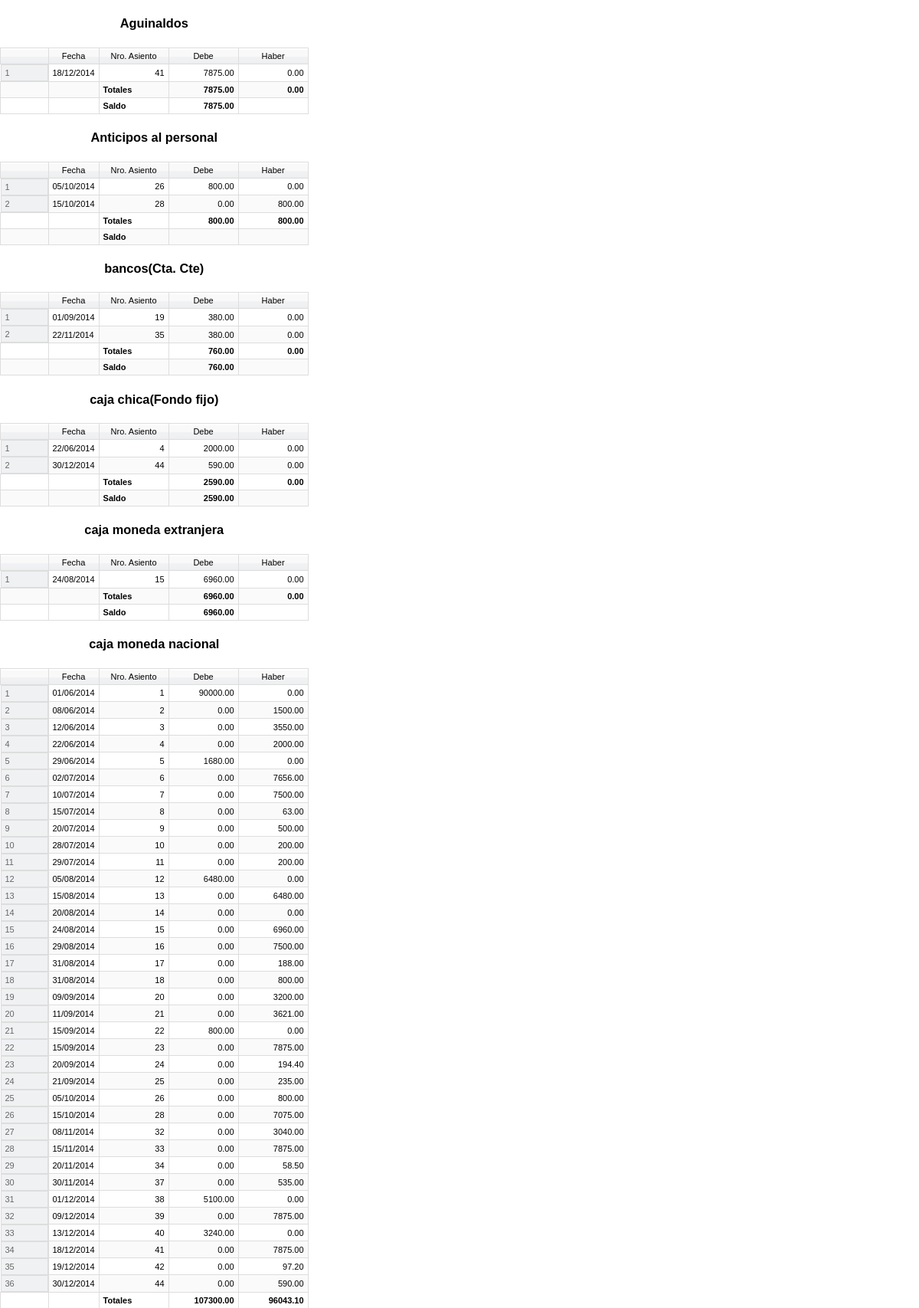
The page /view/mayorVIEW.php (signed in, upper part) on the database its author committed.
### tables this page shows
CREATE TABLE `librodiariodetalle` (
  `id` int(11) NOT NULL,
  `id_cuenta` int(11) NOT NULL,
  `debe` decimal(12,2) NOT NULL,
  `haber` decimal(12,2) NOT NULL,
  `id_diario` int(11) NOT NULL
);

CREATE TABLE `librodiario` (
  `id` int(11) NOT NULL,
  `fecha` date NOT NULL,
  `descripcion` text NOT NULL,
  `tipo_asiento` varchar(15) NOT NULL
);

### controller/readMayor.php (called while the page is built, shortened)
<?php
include_once 'functions.php';
$arrayCuenta = CuentaDao::recoverAllOrderCuenta();
$arrayLibroMayor=array();
for ($i = 0; $i < count($arrayCuenta); $i++) {
    $arrayAsientos = DiarioDetalleDao::recoverMayorByIdCuenta($arrayCuenta[$i]['id']);
}
?>

### dao/rb.php (called while the page is built, shortened)
<?php
class RedBean_Driver_PDO implements RedBean_Driver {
    protected $dsn;
    protected $debug = false;
    protected $logger = NULL;
    protected $pdo;
    protected $rs;
    protected $connectInfo = array();
    protected $isConnected = false;
    public function __construct($dsn, $user = null, $pass = null) {
        if ($dsn instanceof PDO) {
            $this->pdo = $dsn;
            $this->isConnected = true;
            $this->pdo->setAttribute(1002, 'SET NAMES utf8');
            $this->pdo->setAttribute(PDO::ATTR_ERRMODE, PDO::ERRMODE_EXCEPTION);
            $this->pdo->setAttribute(PDO::ATTR_DEFAULT_FETCH_MODE, PDO::FETCH_ASSOC);
            $this->dsn = $this->getDatabaseType();
        } else {
            $this->dsn = $dsn;
            $this->connectInfo = array('pass' => $pass, 'user' => $user);
        }
    }
    public function connect() {
        if ($this->isConnected)
            return;
        $user = $this->connectInfo['user'];
        $pass = $this->connectInfo['pass'];
        $this->pdo = new PDO(
                        $this->dsn,
                        $user,
                        $pass,
                        array(1002 => 'SET NAMES utf8',
                            PDO::ATTR_ERRMODE => PDO::ERRMODE_EXCEPTION,
                            PDO::ATTR_DEFAULT_FETCH_MODE => PDO::FETCH_ASSOC,
                        )
        );
        $this->pdo->setAttribute(PDO::ATTR_STRINGIFY_FETCHES, true);
        $this->isConnected = true;
    }
    protected function runQuery($sql, $aValues) {
        try {
            if (strpos('pgsql', $this->dsn) === 0) {
                $s = $this->pdo->prepare($sql, array(PDO::PGSQL_ATTR_DISABLE_NATIVE_PREPARED_STATEMENT => true));
            } else {
                $s = $this->pdo->prepare($sql);
            }
            $s->execute();
            if ($s->columnCount()) {
                $this->rs = $s->fetchAll();
            }
            else {
                $this->rs = array();
            }
        } catch (PDOException $e) {
            $err = $e->getMessage();
            if ($this->debug && $this->logger)
                $this->logger->log('An error occurred: ' . $err);
            $x = new RedBean_Exception_SQL($err, 0);
            $x->setSQLState($e->getCode());
            throw $x;
        }
    }
    public function GetAll($sql, $aValues = array()) {
        $this->runQuery($sql, $aValues);
        return $this->rs;
    }
}
class RedBean_Adapter_DBAdapter extends RedBean_Observable implements RedBean_Adapter {
    private $db = null;
    public function __construct($database) {
        $this->db = $database;
    }
    public function get($sql, $aValues = array()) {
        return $this->db->GetAll($sql, $aValues);
    }
}
class RedBean_OODB extends RedBean_Observable {
    protected $isFrozen = false;
    public function isFrozen() {
        return (bool) $this->isFrozen;
    }
}
class RedBean_ToolBox {
    protected $oodb;
    protected $writer;
    protected $adapter;
    public function __construct(RedBean_OODB $oodb, RedBean_Adapter $adapter, RedBean_QueryWriter $writer) {
        $this->oodb = $oodb;
        $this->adapter = $adapter;
        $this->writer = $writer;
        return $this;
    }
    public function getWriter() {
        return $this->writer;
    }
    public function getRedBean() {
        return $this->oodb;
    }
    public function getDatabaseAdapter() {
        return $this->adapter;
    }
}
class RedBean_Facade {
    public static $toolbox;
    public static $redbean;
    public static $writer;
    public static $adapter;
    public static $associationManager;
    public static function getAll($sql, $values = array()) {
        return self::query('get', $sql, $values);
    }
    private static function query($method, $sql, $values) {
        if (!self::$redbean->isFrozen()) {
            try {
                $rs = RedBean_Facade::$adapter->$method($sql, $values);
            } catch (RedBean_Exception_SQL $e) {
                if (self::$writer->sqlStateIn($e->getSQLState(), array(
                            RedBean_QueryWriter::C_SQLSTATE_NO_SUCH_COLUMN,
                            RedBean_QueryWriter::C_SQLSTATE_NO_SUCH_TABLE)
                )) {
                    return array();
                } else {
                    throw $e;
                }
            }
            return $rs;
        } else {
            return RedBean_Facade::$adapter->$method($sql, $values);
        }
    }
    public static function configureFacadeWithToolbox(RedBean_ToolBox $tb) {
        $oldTools = self::$toolbox;
        self::$toolbox = $tb;
        self::$writer = self::$toolbox->getWriter();
        self::$adapter = self::$toolbox->getDatabaseAdapter();
        self::$redbean = self::$toolbox->getRedBean();
        self::$associationManager = new RedBean_AssociationManager(self::$toolbox);
        self::$redbean->setAssociationManager(self::$associationManager);
        $helper = new RedBean_ModelHelper();
        self::$redbean->addEventListener('update', $helper);
        self::$redbean->addEventListener('open', $helper);
        self::$redbean->addEventListener('delete', $helper);
        self::$associationManager->addEventListener('delete', $helper);
        self::$redbean->addEventListener('after_delete', $helper);
        self::$redbean->addEventListener('after_update', $helper);
        self::$redbean->addEventListener('dispense', $helper);
        return $oldTools;
    }
}

### dao/cuentaDAO.php (called while the page is built, shortened)
<?php
class CuentaDao {
     public static function recoverAllOrderCuenta() {
        $arrayCuenta = R::getAll("SELECT * FROM cuenta WHERE status='publicado' ORDER BY nombre ASC");
        return($arrayCuenta);
    }
}
?>

### dao/diarioDetalleDAO.php (called while the page is built, shortened)
<?php
class DiarioDetalleDao {
     public static function recoverMayorByIdCuenta($id) {
        $sql = "SELECT *,ld.id AS iddiario FROM librodiariodetalle AS ldd, librodiario AS ld";
        $sql.=" WHERE ld.id=ldd.id_diario AND ldd.id_cuenta = " . $id ." ORDER BY ld.fecha ASC";
        $arrayAsientosDiarioDetalle = R::getAll($sql);
        return($arrayAsientosDiarioDetalle);
    }
}
?>

### controller/functions.php (called while the page is built, shortened)
<?php
function convertDateMySQLToExt($date) {
    $arrayDate = explode("-", $date);
    $newDate = $arrayDate[2] . "/" . $arrayDate[1] . "/" . $arrayDate[0];
    return $newDate;
}
function toDecimal($number) {
    $arrayNumber = explode(".", $number);
    if (count($arrayNumber) == 1) {
        return $number . ".00";
    } else {
        if (strlen($arrayNumber[1]) == 1) {
            return $number . "0";
        }
    }
    return $number;
}
?>

### view/mayorVIEW.php (the view, shortened to what this page needs)
<?php
include_once '../controller/readMayor.php';
?>
<!DOCTYPE html>
<html>
    <head>
        <link rel="stylesheet" type="text/css" href="../css/view.css"/>
    </head>
    <body>
        <div class="table-ext">
            <?php
            for ($i = 0; $i < count($arrayLibroMayor); $i++) {
                $asientos = $arrayLibroMayor[$i]['asientos'];
                if (count($asientos) > 0) {
                    ?>
                    <table>
                        <caption><h3><?php echo $arrayLibroMayor[$i]['cuenta'] ?></h3></caption>
                        <tr><th></th><th>Fecha</th><th>Nro. Asiento</th><th>Debe</th><th>Haber</th></tr>
                        <?php
                        $sumDebe = 0.00;
                        $sumHaber = 0.00;
                        for ($k = 0; $k < count($asientos); $k++) {
                            echo "<tr><td class='number'>" . ($k + 1) . "</td><td><div>" . convertDateMySQLToExt($asientos[$k]['fecha']) . "</div></td><td><div class='decimal'>" . $asientos[$k]['iddiario'] . "</div></td><td><div class='decimal'>" . toDecimal($asientos[$k]['debe']) . "</div></td><td><div class='decimal'>" . toDecimal($asientos[$k]['haber']) . "</div></td></tr>";
                            $sumDebe+=$asientos[$k]['debe'];
                            $sumHaber+=$asientos[$k]['haber'];
                        }
                        $totalSaldoDebe = "";
                        $totalSaldoHaber = "";
                        if ($sumDebe > $sumHaber)
                            $totalSaldoDebe = toDecimal($sumDebe - $sumHaber);
                        if ($sumDebe < $sumHaber)
                            $totalSaldoHaber = toDecimal($sumHaber - $sumDebe);
                        ?>
                        <tr class="footer-table"><td></td><td></td><td>Totales</td><td><div class="decimal"><?php echo toDecimal($sumDebe) ?></div></td><td><div class="decimal"><?php echo toDecimal($sumHaber) ?></div></td></tr>
                        <tr class="footer-table"><td></td><td></td><td>Saldo</td><td><div class="decimal"><?php echo $totalSaldoDebe ?></div></td><td><div class="decimal"><?php echo $totalSaldoHaber ?></div></td></tr>
                    </table>
                    <?php
                }
            }
            ?>
        </div>
    </body>
</html>

### css/view.css (style rules this page uses)
body { margin: 0px; padding: 0px; font:11px arial,tahoma,helvetica,sans-serif; }
.table-ext { background: #fff; }
.table-ext table { border-collapse: collapse; }
.table-ext caption { font-size: 14px; padding: 5px; }
.table-ext td { border: 1px solid #DDDDDD; padding: 4px 5px; }
.table-ext th { font-weight: normal; background: #F0F1F3; border: 1px solid #DDDDDD; padding: 4px 5px; background: url(../images/bg-th.jpg) repeat-x; }
.table-ext tr:nth-of-type(odd) { background: #FAFAFA; }
.table-ext .number { width: 50px; float: left; display: block; color: #666666; background: #F0F1F3; }
.table-ext .decimal { width: 80px; text-align: right; }
.table-ext .footer-table { font-weight: bold; }

### rows shown on the page
librodiariodetalle: librodiario.fecha "18/12/2014", librodiario.id "41", debe "7875.00", haber "0.00"
librodiariodetalle: librodiario.fecha "05/10/2014", librodiario.id "26", debe "800.00", haber "0.00"
librodiariodetalle: librodiario.fecha "15/10/2014", librodiario.id "28", debe "0.00", haber "800.00"
librodiariodetalle: librodiario.fecha "01/09/2014", librodiario.id "19", debe "380.00", haber "0.00"
librodiariodetalle: librodiario.fecha "22/11/2014", librodiario.id "35", debe "380.00", haber "0.00"
librodiariodetalle: librodiario.fecha "22/06/2014", librodiario.id "4", debe "2000.00", haber "0.00"
librodiariodetalle: librodiario.fecha "30/12/2014", librodiario.id "44", debe "590.00", haber "0.00"
librodiariodetalle: librodiario.fecha "24/08/2014", librodiario.id "15", debe "6960.00", haber "0.00"
librodiariodetalle: librodiario.fecha "01/06/2014", librodiario.id "1", debe "90000.00", haber "0.00"
librodiariodetalle: librodiario.fecha "08/06/2014", librodiario.id "2", debe "0.00", haber "1500.00"
librodiariodetalle: librodiario.fecha "12/06/2014", librodiario.id "3", debe "0.00", haber "3550.00"
librodiariodetalle: librodiario.fecha "22/06/2014", librodiario.id "4", debe "0.00", haber "2000.00"
librodiariodetalle: librodiario.fecha "29/06/2014", librodiario.id "5", debe "1680.00", haber "0.00"
librodiariodetalle: librodiario.fecha "02/07/2014", librodiario.id "6", debe "0.00", haber "7656.00"
librodiariodetalle: librodiario.fecha "10/07/2014", librodiario.id "7", debe "0.00", haber "7500.00"
librodiariodetalle: librodiario.fecha "15/07/2014", librodiario.id "8", debe "0.00", haber "63.00"
librodiariodetalle: librodiario.fecha "20/07/2014", librodiario.id "9", debe "0.00", haber "500.00"
librodiariodetalle: librodiario.fecha "28/07/2014", librodiario.id "10", debe "0.00", haber "200.00"
librodiariodetalle: librodiario.fecha "29/07/2014", librodiario.id "11", debe "0.00", haber "200.00"
librodiariodetalle: librodiario.fecha "05/08/2014", librodiario.id "12", debe "6480.00", haber "0.00"
librodiariodetalle: librodiario.fecha "15/08/2014", librodiario.id "13", debe "0.00", haber "6480.00"
librodiariodetalle: librodiario.fecha "20/08/2014", librodiario.id "14", debe "0.00", haber "0.00"
librodiariodetalle: librodiario.fecha "24/08/2014", librodiario.id "15", debe "0.00", haber "6960.00"
librodiariodetalle: librodiario.fecha "29/08/2014", librodiario.id "16", debe "0.00", haber "7500.00"
librodiariodetalle: librodiario.fecha "31/08/2014", librodiario.id "17", debe "0.00", haber "188.00"
librodiariodetalle: librodiario.fecha "31/08/2014", librodiario.id "18", debe "0.00", haber "800.00"
librodiariodetalle: librodiario.fecha "09/09/2014", librodiario.id "20", debe "0.00", haber "3200.00"
librodiariodetalle: librodiario.fecha "11/09/2014", librodiario.id "21", debe "0.00", haber "3621.00"
librodiariodetalle: librodiario.fecha "15/09/2014", librodiario.id "22", debe "800.00", haber "0.00"
librodiariodetalle: librodiario.fecha "15/09/2014", librodiario.id "23", debe "0.00", haber "7875.00"
librodiariodetalle: librodiario.fecha "20/09/2014", librodiario.id "24", debe "0.00", haber "194.40"
librodiariodetalle: librodiario.fecha "21/09/2014", librodiario.id "25", debe "0.00", haber "235.00"
librodiariodetalle: librodiario.fecha "05/10/2014", librodiario.id "26", debe "0.00", haber "800.00"
librodiariodetalle: librodiario.fecha "15/10/2014", librodiario.id "28", debe "0.00", haber "7075.00"
librodiariodetalle: librodiario.fecha "08/11/2014", librodiario.id "32", debe "0.00", haber "3040.00"
librodiariodetalle: librodiario.fecha "15/11/2014", librodiario.id "33", debe "0.00", haber "7875.00"
librodiariodetalle: librodiario.fecha "20/11/2014", librodiario.id "34", debe "0.00", haber "58.50"
librodiariodetalle: librodiario.fecha "30/11/2014", librodiario.id "37", debe "0.00", haber "535.00"
librodiariodetalle: librodiario.fecha "01/12/2014", librodiario.id "38", debe "5100.00", haber "0.00"
librodiariodetalle: librodiario.fecha "09/12/2014", librodiario.id "39", debe "0.00", haber "7875.00"
librodiariodetalle: librodiario.fecha "13/12/2014", librodiario.id "40", debe "3240.00", haber "0.00"
librodiariodetalle: librodiario.fecha "18/12/2014", librodiario.id "41", debe "0.00", haber "7875.00"
librodiariodetalle: librodiario.fecha "19/12/2014", librodiario.id "42", debe "0.00", haber "97.20"
librodiariodetalle: librodiario.fecha "30/12/2014", librodiario.id "44", debe "0.00", haber "590.00"

### other values the page prints
$arrayLibroMayor[$i]['cuenta'] "Aguinaldos"
toDecimal($sumDebe) "7875.00"
toDecimal($sumHaber) "0.00"
$totalSaldoDebe "7875.00"
$arrayLibroMayor[$i]['cuenta'] "Anticipos al personal"
toDecimal($sumDebe) "800.00"
toDecimal($sumHaber) "800.00"
$arrayLibroMayor[$i]['cuenta'] "bancos(Cta. Cte)"
toDecimal($sumDebe) "760.00"
$totalSaldoDebe "760.00"
$arrayLibroMayor[$i]['cuenta'] "caja chica(Fondo fijo)"
toDecimal($sumDebe) "2590.00"
$totalSaldoDebe "2590.00"
$arrayLibroMayor[$i]['cuenta'] "caja moneda extranjera"
toDecimal($sumDebe) "6960.00"
